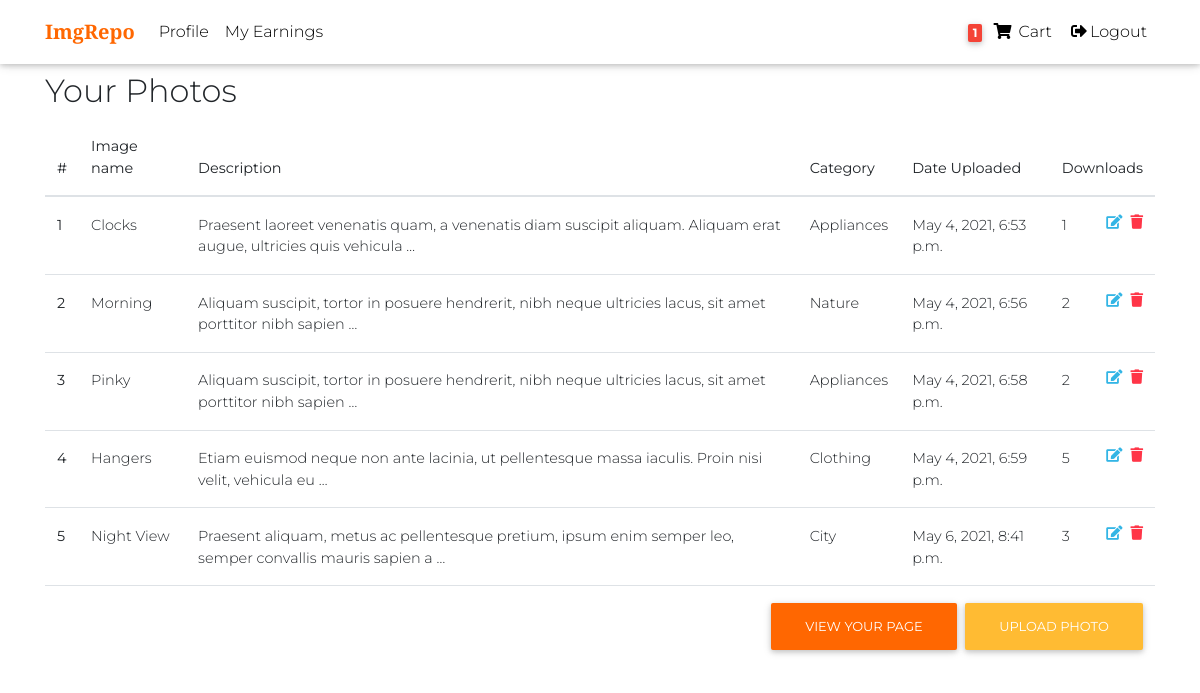
Before: /dashboard/ (signed in) with the older database file.
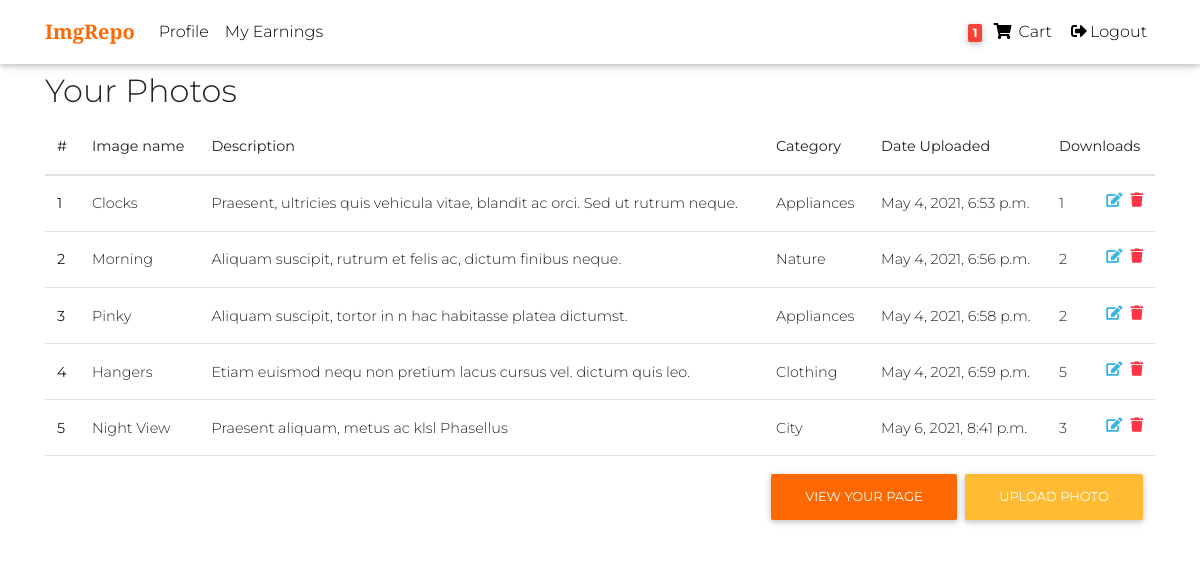
After: the same page with the newer database file.
### users/models.py (models this page shows)
class User(AbstractUser):
    seller = models.BooleanField(default=False)
    customer = models.BooleanField(default=True)

### core/models.py (models this page shows, shortened)
class Order(models.Model):
    user = models.ForeignKey(
        settings.AUTH_USER_MODEL, on_delete=models.CASCADE)
    order_id = models.CharField(max_length=120, default='ABC', unique=True)
    items = models.ManyToManyField(OrderItem)
    start_date = models.DateTimeField(auto_now_add=True)
    ordered_date = models.DateTimeField()
    ordered = models.BooleanField(default=False)
    payment = models.ForeignKey(
        'Payment', on_delete=models.SET_NULL, blank=True, null=True)

class Item(models.Model):
    user = models.ForeignKey(settings.AUTH_USER_MODEL, on_delete=models.CASCADE)
    name = models.CharField(max_length=150)
    image = models.ImageField(
        upload_to='imgrepo/products/')
    downloadable_file = models.FileField(upload_to='imgrepo/downloadable-files/', help_text='Please upload as a zip file.')
    price = models.FloatField()
    discount_price = models.FloatField(null=True, blank=True)
    category = models.ForeignKey(Category, on_delete=models.PROTECT)
    description = models.CharField(max_length=150)
    dimension = models.CharField(max_length=50, default='1920x1080', help_text='1920x1080, 2400x1600')
    format = models.CharField(max_length=50, default='JPG', help_text='JPG, PNG etc.')
    quantity = models.IntegerField(default=10000000000)
    downloads = models.IntegerField(default=0)
    date_added = models.DateTimeField(auto_now_add=True)
    slug = models.SlugField(
        default='',
        editable=False,
        max_length=120,
    )
    class Meta:
        unique_together = ('name', 'slug')

class Category(models.Model):
    name = models.CharField(max_length=120)

### users/views.py (the view, shortened to what this page needs)
# urls.py: path('dashboard/', dashboard, name='dashboard'),
@login_required
def dashboard(request):
    user = request.user
    if user.seller:
        items = Item.objects.filter(user=user)
        context = {
            'items':items
        }
        return render(request, 'users/admin.html', context)

### core/templatetags/cart_template_tags.py (called while the page is built)
@register.filter
def cart_item_count(user):
    if user.is_authenticated:
        qs = Order.objects.filter(user=user, ordered=False)
        if qs.exists():
            return qs[0].items.count()
    return 0

### templates/users/admin.html (shortened to what this page needs)
{% extends 'core/base.html' %}
{% load static %}
{% load crispy_forms_tags %}
{% load humanize %}
{% block content %}
    <main class="mt-5 pt-4">
        <div class="container">
            <div class="table-responsive">
                <h2>Your Photos</h2>
                <table class="table">
                    <thead>
                        <tr>
                            <th scope="col">#</th>
                            <th scope="col">Image name</th>
                            <th scope="col">Description</th>
                            <th scope="col">Category</th>
                            <th scope="col">Date Uploaded</th>
                            <th scope="col">Downloads</th>
                        </tr>
                    </thead>
                    <tbody>
                        {% for item in items %}
                        <tr>
                            <th scope="row">{{forloop.counter}}</th>
                            <td>{{item.name | capfirst}}</td>
                            <td>
                                {{item.description | truncatewords:15}}
                            </td>
                            <td>
                                {{item.category.name | capfirst}}
                            </td>
                            <td>
                                {{item.date_added}}
                            </td>
                            <td>
                                {{item.downloads | intcomma}}
                                <a href="{% url 'core:item_delete' item.id item.slug %}" class="text-danger">
                                    <i class="fas fa-trash ml-2 float-right"></i>
                                </a>
                                <a href="{% url 'core:item_update' item.id item.slug %}" class="text-info">
                                    <i class="fas fa-edit ml-2 float-right"></i>
                                </a>
                            </td>
                        </tr>
                        {% empty %}
                        <tr>
                            <td colspan="6">You have not uploaded any photo.</td>
                        </tr>
                        {% endfor %}
                        <tr>
                            <td colspan="6">
                                <a href="{% url 'core:item_create' %}" class="btn btn-warning float-right ml-2">Upload Photo</a>
                                <a class="btn btn-primary float-right" href="{% url 'core:user_item' user.id user.first_name %}">View your page</a>
                            </td>
                        </tr>
                    </tbody>
                </table>
            </div>
        </div>
    </main>
{% endblock content %}

### templates/core/base.html (shortened to what this page needs)
{% load static %}
{% load cart_template_tags %}
<!DOCTYPE html>
<html lang="en">
<head>
  <link rel="stylesheet" href="https://use.fontawesome.com/releases/v5.11.2/css/all.css">
  <link href=" {% static 'css/bootstrap.min.css' %} " rel="stylesheet">
  <link href=" {% static 'css/mdb.min.css' %} " rel="stylesheet">
  <link href=" {% static 'css/style.min.css' %} " rel="stylesheet">
</head>
<body>
  {% block auth %}
  <nav class="navbar fixed-top navbar-expand-lg navbar-light white scrolling-navbar">
    <div class="container">
      <a class="navbar-brand waves-effect" href="/">
        <strong class="blue-text" style="font-family: 'Libre Baskerville', serif; font-weight: 700;">ImgRepo</strong>
      </a>
      <div class="collapse navbar-collapse" id="navbarSupportedContent">
        <ul class="navbar-nav mr-auto">
          {% if user.seller %}
          <li class="nav-item
          {% block pro %} {% endblock pro %}">
            <a class="nav-link waves-effect" href="{% url 'users:profile' %}">Profile
            </a>
          </li>
          <li class="nav-item
          {% block earn %} {% endblock earn %}">
            <a class="nav-link waves-effect" href="{% url 'users:earnings' %}">My Earnings</a>
          </li>
          {% endif %}
        </ul>
        <ul class="navbar-nav nav-flex-icons">
          {% if request.user.is_authenticated %}
          <li class="nav-item">
            <a class="nav-link waves-effect" href="{% url 'core:order-summary' %}">
              <span class="badge red z-depth-1 mr-1">  {{ request.user|cart_item_count }} </span>
              <i class="fas fa-shopping-cart"></i>
              <span class="clearfix d-none d-sm-inline-block"> Cart </span>
            </a>
          </li>
          <li class="nav-item">
            <a class="nav-link waves-effect" href="{% url 'account_logout' %}">
              <i class="fas fa-sign-out-alt"></i>Logout
            </a>
          </li>
          {% endif %}
        </ul>
      </div>
    </div>
  </nav>
    {% block content %}{% endblock content %}
{% endblock auth %}
</body>
</html>

### templates/core/base.html (style rules this page uses)
html, body, header, .carousel { height: 60vh; }

Changed rows visible on the page:
changed Item "Clocks": description "Praesent laoreet venenatis quam, a venenatis diam suscipit aliquam. Aliquam erat augue, ultricies quis vehicula …" → "Praesent, ultricies quis vehicula vitae, blandit ac orci. Sed ut rutrum neque."
changed Item "Morning": description "Aliquam suscipit, tortor in posuere hendrerit, nibh neque ultricies lacus, sit amet porttitor nibh sapien …" → "Aliquam suscipit, rutrum et felis ac, dictum finibus neque."
changed Item "Pinky": description "Aliquam suscipit, tortor in posuere hendrerit, nibh neque ultricies lacus, sit amet porttitor nibh sapien …" → "Aliquam suscipit, tortor in n hac habitasse platea dictumst."
changed Item "Hangers": description "Etiam euismod neque non ante lacinia, ut pellentesque massa iaculis. Proin nisi velit, vehicula eu …" → "Etiam euismod nequ non pretium lacus cursus vel. dictum quis leo."
changed Item "Night View": description "Praesent aliquam, metus ac pellentesque pretium, ipsum enim semper leo, semper convallis mauris sapien a …" → "Praesent aliquam, metus ac klsl Phasellus"
